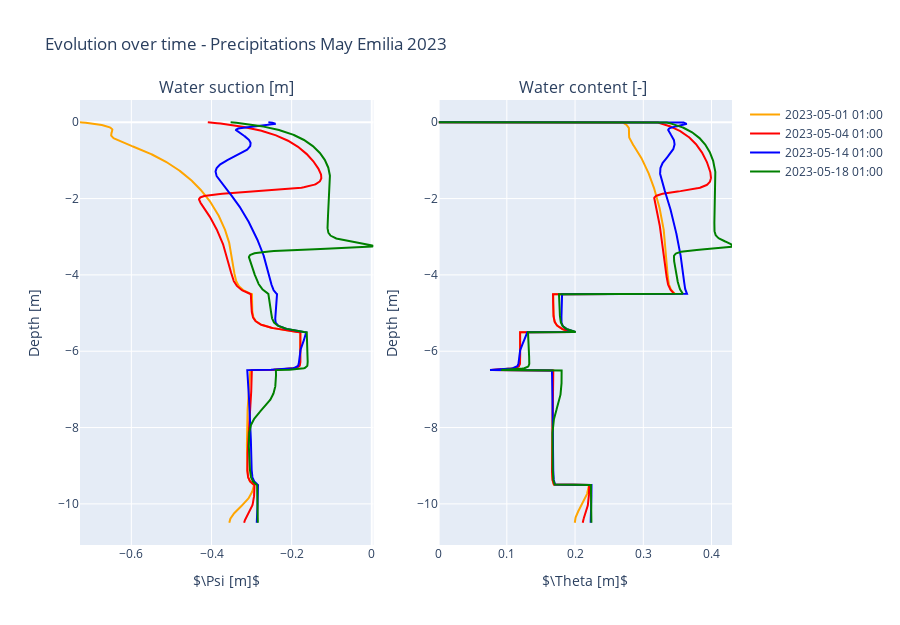

Notebook cell for this chart:
### Code cell
ds2Date = ['2023-05-01 01:00','2023-05-04 01:00','2023-05-14 01:00','2023-05-18 01:00']

fig =make_subplots(1,2, subplot_titles=('Water suction [m]','Water content [-] '))
for i in range (0,len(myDepth)):
    fig.add_trace(go.Scatter(x=ds2.psi.sel(time=ds2Date[i]),  y=ds2.depth,
                             mode='lines',marker_color = colors[i], showlegend = True,name = ds2Date[i]), row=1, col=1)
    fig.add_trace(go.Scatter(x=ds2.theta.sel(time=ds2Date[i]),  y=ds2.depth,
                             mode='lines',marker_color = colors[i], showlegend = False,name = ds2Date[i]), row=1, col=2)

fig.update_layout(title= 'Evolution over time - Precipitations May Emilia 2023')
fig.update_layout(autosize=False,width=900,height=625)
fig.update_xaxes(title_text="$\\Psi [m]$", row=1, col=1)
fig.update_yaxes(title_text="Depth [m]", row=1, col=1)
fig.update_xaxes(title_text="$\\Theta [m]$", row=1, col=2)
fig.update_yaxes(title_text="Depth [m]", row=1, col=2)


#fig.update_layout(xaxis_title="$\\Psi [m]$", yaxis_title= "$Depth [m]$")
fig.show()

### Figure 1 — Plotly figure (JSON) as saved in the notebook; plotly's stock layout.template omitted (floating-point values rounded to 4 significant figures; data arrays with more than 128 entries replaced by an {"elided": "..."} marker saying what was removed)
{"data": [{"marker": {"color": "orange"}, "mode": "lines", "name": "2023-05-01 01:00", "showlegend": true, "type": "scatter", "x": {"elided": "1051 float values"}, "xaxis": "x", "y": {"elided": "1051 float values"}, "yaxis": "y"}, {"marker": {"color": "orange"}, "mode": "lines", "name": "2023-05-01 01:00", "showlegend": false, "type": "scatter", "x": {"elided": "1051 float values"}, "xaxis": "x2", "y": {"elided": "1051 float values"}, "yaxis": "y2"}, {"marker": {"color": "red"}, "mode": "lines", "name": "2023-05-04 01:00", "showlegend": true, "type": "scatter", "x": {"elided": "1051 float values"}, "xaxis": "x", "y": {"elided": "1051 float values"}, "yaxis": "y"}, {"marker": {"color": "red"}, "mode": "lines", "name": "2023-05-04 01:00", "showlegend": false, "type": "scatter", "x": {"elided": "1051 float values"}, "xaxis": "x2", "y": {"elided": "1051 float values"}, "yaxis": "y2"}, {"marker": {"color": "blue"}, "mode": "lines", "name": "2023-05-14 01:00", "showlegend": true, "type": "scatter", "x": {"elided": "1051 float values"}, "xaxis": "x", "y": {"elided": "1051 float values"}, "yaxis": "y"}, {"marker": {"color": "blue"}, "mode": "lines", "name": "2023-05-14 01:00", "showlegend": false, "type": "scatter", "x": {"elided": "1051 float values"}, "xaxis": "x2", "y": {"elided": "1051 float values"}, "yaxis": "y2"}, {"marker": {"color": "green"}, "mode": "lines", "name": "2023-05-18 01:00", "showlegend": true, "type": "scatter", "x": {"elided": "1051 float values"}, "xaxis": "x", "y": {"elided": "1051 float values"}, "yaxis": "y"}, {"marker": {"color": "green"}, "mode": "lines", "name": "2023-05-18 01:00", "showlegend": false, "type": "scatter", "x": {"elided": "1051 float values"}, "xaxis": "x2", "y": {"elided": "1051 float values"}, "yaxis": "y2"}], "layout": {"annotations": [{"font": {"size": 16}, "showarrow": false, "text": "Water suction [m]", "x": 0.225, "xanchor": "center", "xref": "paper", "y": 1, "yanchor": "bottom", "yref": "paper"}, {"font": {"size": 16}, "showarrow": false, "text": "Water content [-] ", "x": 0.775, "xanchor": "center", "xref": "paper", "y": 1, "yanchor": "bottom", "yref": "paper"}], "autosize": false, "height": 625, "title": {"text": "Evolution over time - Precipitations May Emilia 2023"}, "width": 900, "xaxis": {"anchor": "y", "autorange": true, "domain": [0, 0.45], "range": [-0.7281, 0.003982], "title": {"text": "$\\Psi [m]$"}, "type": "linear"}, "xaxis2": {"anchor": "y2", "autorange": true, "domain": [0.55, 1], "range": [0, 0.43], "title": {"text": "$\\Theta [m]$"}, "type": "linear"}, "yaxis": {"anchor": "x", "autorange": true, "domain": [0, 1], "range": [-11.08, 0.5831], "title": {"text": "Depth [m]"}, "type": "linear"}, "yaxis2": {"anchor": "x2", "autorange": true, "domain": [0, 1], "range": [-11.08, 0.5831], "title": {"text": "Depth [m]"}, "type": "linear"}}}
